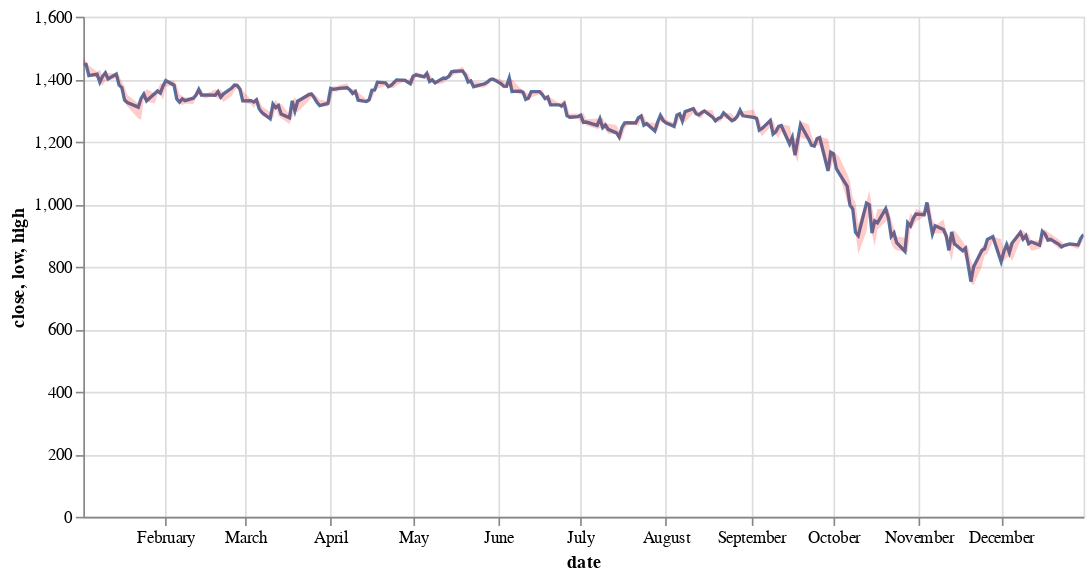

The notebook cell this image was saved under:
### Code cell
# Solution
line = alt.Chart(sp500_2008_df).mark_line().encode(
    alt.X('date:T'),
    alt.Y('close:Q')
)

area = alt.Chart(sp500_2008_df).mark_area(
    opacity=0.2, color='red'
).encode(
    alt.X('date:T'),
    alt.Y('low:Q'),
    alt.Y2('high:Q')
)

(line + area).properties(
    width=600,
    height=300
).interactive()

### Figure 1 — Vega-Lite specification as saved in the notebook (floating-point values rounded to 4 significant figures; data arrays with more than 128 entries replaced by an {"elided": "..."} marker saying what was removed)
{"config": {"view": {"continuousWidth": 400, "continuousHeight": 300}}, "layer": [{"mark": "line", "encoding": {"x": {"type": "temporal", "field": "date"}, "y": {"type": "quantitative", "field": "close"}}, "selection": {"selector001": {"type": "interval", "bind": "scales", "encodings": ["x", "y"]}}}, {"mark": {"type": "area", "color": "red", "opacity": 0.2}, "encoding": {"x": {"type": "temporal", "field": "date"}, "y": {"type": "quantitative", "field": "low"}, "y2": {"field": "high"}}}], "data": {"name": "data-d37508666371308d36815f7c7433b5b5"}, "height": 300, "width": 600, "$schema": "https://vega.github.io/schema/vega-lite/v4.8.1.json", "datasets": {"data-d37508666371308d36815f7c7433b5b5": {"elided": "253 records"}}}
